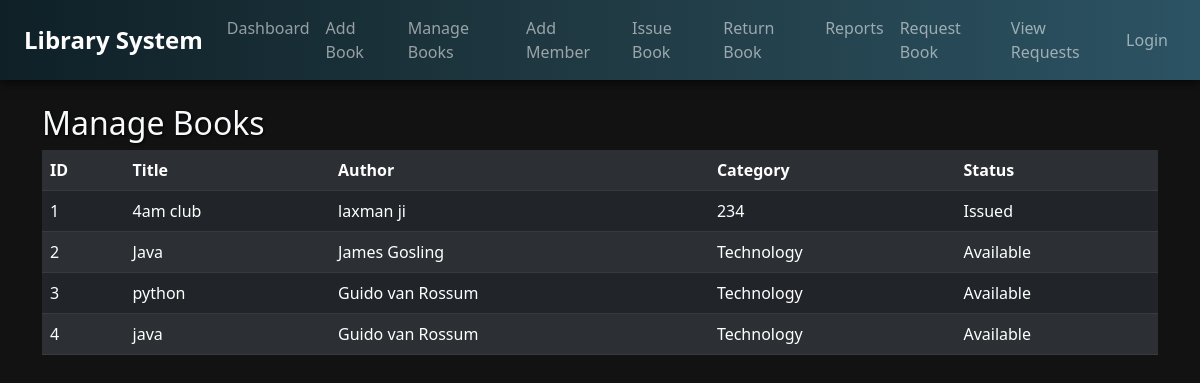
The app's page /manage_books with its own data.
### tables this page shows
CREATE TABLE books (
        id INTEGER PRIMARY KEY AUTOINCREMENT,
        title TEXT,
        author TEXT,
        category TEXT,
        status TEXT DEFAULT 'Available'
    );

### app.py (the view)
@app.route('/manage_books')
def manage_books():
    conn = sqlite3.connect(DATABASE)
    cur = conn.cursor()
    cur.execute("SELECT * FROM books")
    books = cur.fetchall()
    conn.close()
    return render_template('manage_books.html', books=books)

### templates/manage_books.html
{% extends 'base.html' %}
{% block content %}
<h2 class="text-light">Manage Books</h2>
<table class="table table-dark table-striped">
    <tr>
        <th>ID</th><th>Title</th><th>Author</th><th>Category</th><th>Status</th>
    </tr>
    {% for book in books %}
    <tr>
        <td>{{ book[0] }}</td>
        <td>{{ book[1] }}</td>
        <td>{{ book[2] }}</td>
        <td>{{ book[3] }}</td>
        <td>{{ book[4] }}</td>
    </tr>
    {% endfor %}
</table>
{% endblock %}

### static/css/styles.css (style rules this page uses)
body { font-family: 'Segoe UI', sans-serif; background-color: #121212; color: #ffffff; background-size: cover; background-attachment: fixed; }
h1, h2 { text-shadow: 1px 1px 3px #000; }
.table { background-color: rgba(255, 255, 255, 0.05); border-radius: 0.5rem; }

### records on screen
books: id "1", title "4am club", author "laxman ji", category "234", status "Issued"
books: id "2", title "Java", author "James Gosling", category "Technology", status "Available"
books: id "3", title "python", author "Guido van Rossum", category "Technology", status "Available"
books: id "4", title "java", author "Guido van Rossum", category "Technology", status "Available"
